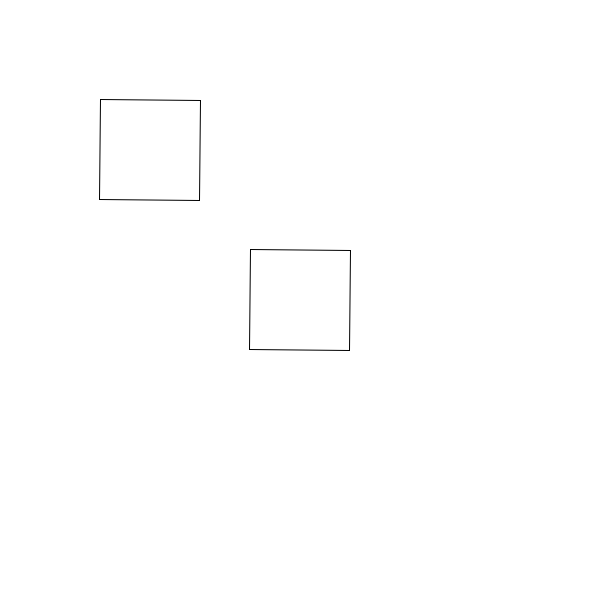
Frame 1 (no input)
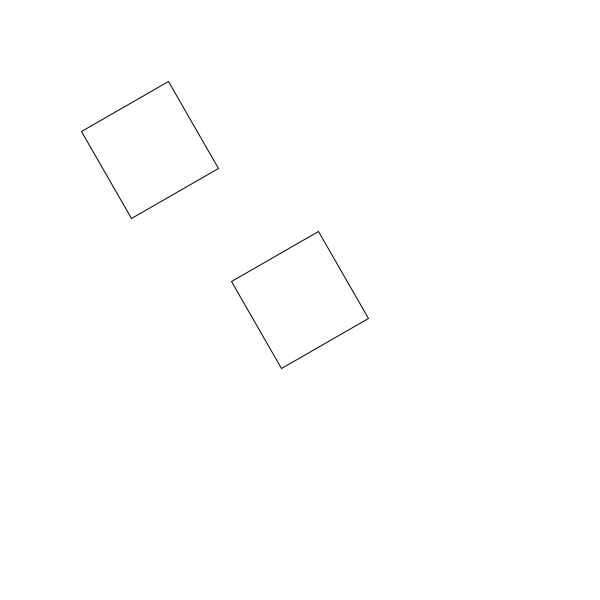
Frame 60 (the mouse pressed at the canvas centre just before this capture)
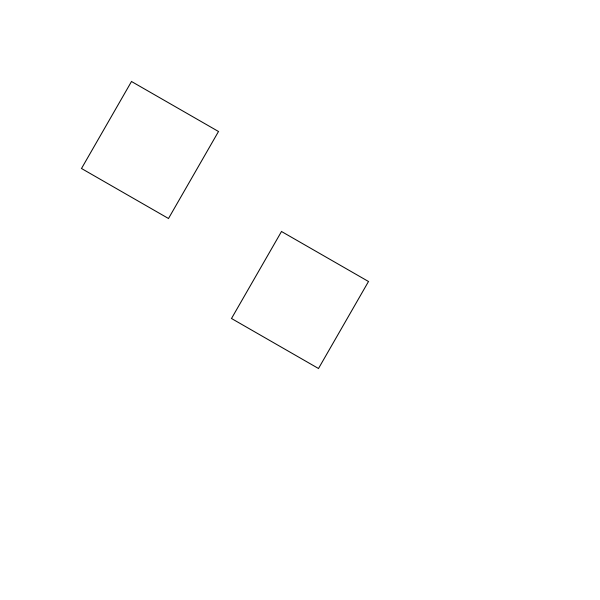
Frame 120 (the mouse held since frame 60 and released just before this capture)

The Processing sketch that drew these frames (run headless with seeded random() and noise(); from frame 60 on, the mouse is pressed at the canvas centre):

// Processing sketch: sketch_2
// ── sketch_2.pde
/*
These two objects rotate in their display methods. 
The second one currently rotates around the other one.

Change their display method so that each object rotates 
independently of the other. 
*/

Rotater p1;
Rotater p2;

void setup() {
  size(600, 600);
  p1 = new Rotater(width/2, height/2);
  p2 = new Rotater(150, 150);
}

void draw() {
  background(255);

  p1.update();
  p1.display();
  
  p2.update();
  p2.display();
}

class Rotater {
  float x;
  float y;
  float angle;

  Rotater(float x, float y) {
    this.x = x;
    this.y = y;
  }

  void display() {
    rectMode(CENTER);
    pushMatrix();
    translate(x, y);
    rotate(radians(angle));
    rect(0, 0, 100, 100);
    popMatrix();  

  }

  void update() {
    angle++;
  }
}
